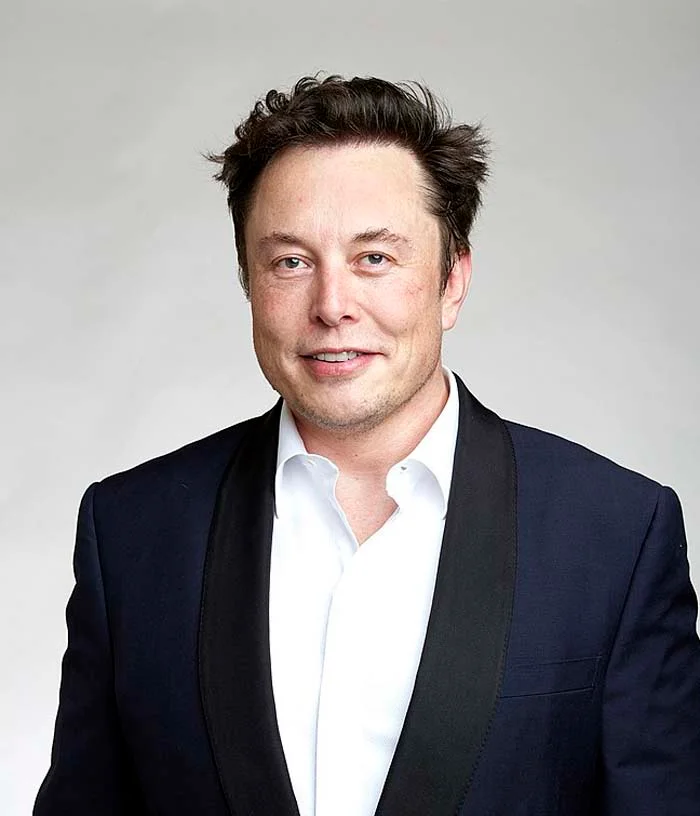
#> input picture 11223.png, 700 x 816 px, given in place of the camera
$ python face_recognition.py
#> lines starting #> are read from the running program, lines starting #| are printed output that depends on the picture; after the words box and inside, x2 and y2 are one past the last pixel; in counts of white or black regions, pixels touching at a corner belong together
#> in main, frame is the input picture: shape (816, 700, 3); mean B, G, R 144, 143.1, 146.9
import cv2

# Function for Face and Eye Detection
def detect_and_draw(img, face_cascade, eye_cascade, scale=1.0):
#> called with scale = 1
    gray = cv2.cvtColor(img, cv2.COLOR_BGR2GRAY)  # Convert image to grayscale for face detection
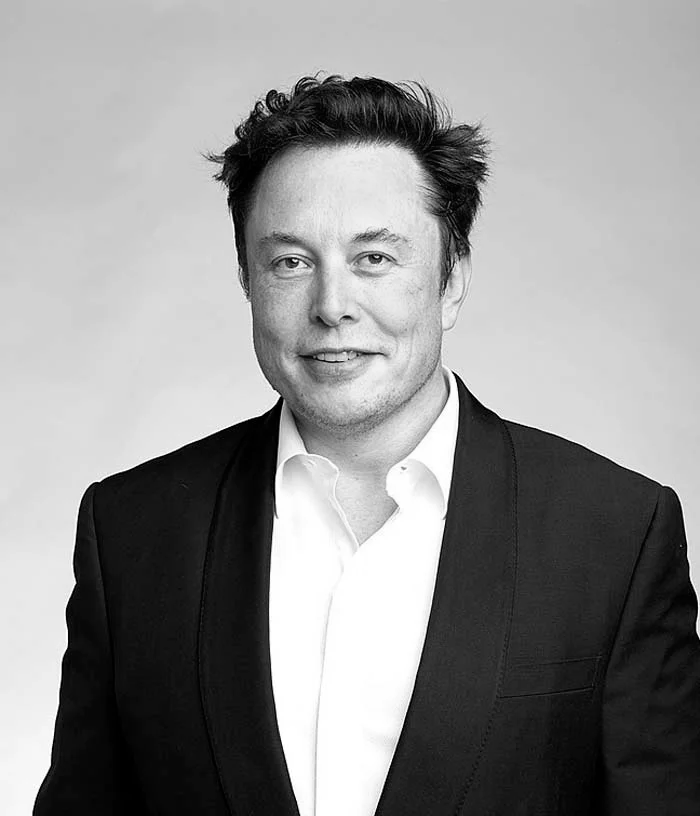
#> gray: shape (816, 700); min 0, max 255, mean 144.4
    gray = cv2.equalizeHist(gray)  # Histogram equalization to improve contrast
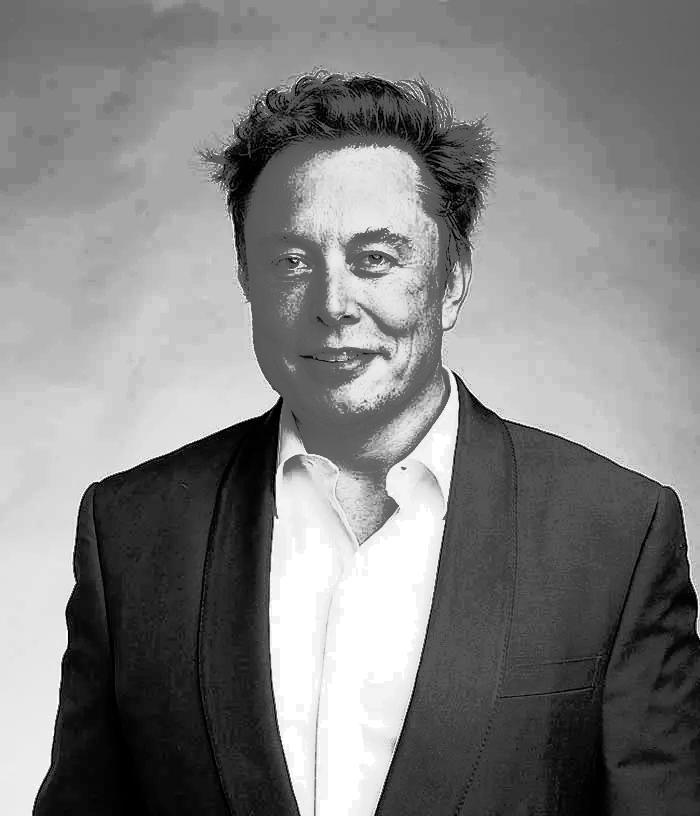
#> gray: shape (816, 700); min 0, max 255, mean 128.7

    # Detect faces
    faces = face_cascade.detectMultiScale(gray, scaleFactor=1.1, minNeighbors=5, minSize=(30, 30))
#> faces = [[220, 163, 240, 240]]

    # Loop through detected faces and search for eyes only within each face
    for (x, y, w, h) in faces:
        # Draw rectangle around the face
        cv2.rectangle(img, (x, y), (x + w, y + h), (255, 0, 0), 2)

        # Define the region of interest (ROI) for eyes, which is inside the face region
        face_roi_gray = gray[y:y + h, x:x + w]
        face_roi_color = img[y:y + h, x:x + w]

        # Detect eyes within the face region
        eyes = eye_cascade.detectMultiScale(face_roi_gray, scaleFactor=1.1, minNeighbors=3, minSize=(20, 20))

        for (ex, ey, ew, eh) in eyes:
            # Draw circles around detected eyes within the face
            center = (x + ex + ew // 2, y + ey + eh // 2)
            radius = int((ew + eh) * 0.25)
            cv2.circle(face_roi_color, center, radius, (0, 255, 0), 2)
#> this loop made 1 pass
#> (x, y, w, h, eyes) on pass 1: (220, 163, 240, 240, [[128, 74, 51, 51]])
#> pass 1, in detect_and_draw, `face_roi_gray = gray[y:y + h, x:x + w]`:
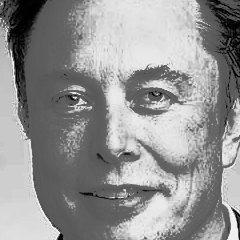
#> face_roi_gray: shape (240, 240); min 0, max 255, mean 147.7
#> pass 1, in detect_and_draw, `face_roi_color = img[y:y + h, x:x + w]`:
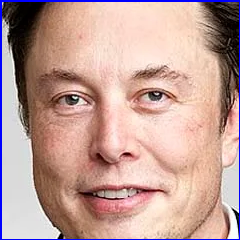
#> face_roi_color: shape (240, 240, 3); mean B, G, R 152.3, 159.6, 193.5
#> after the loop:
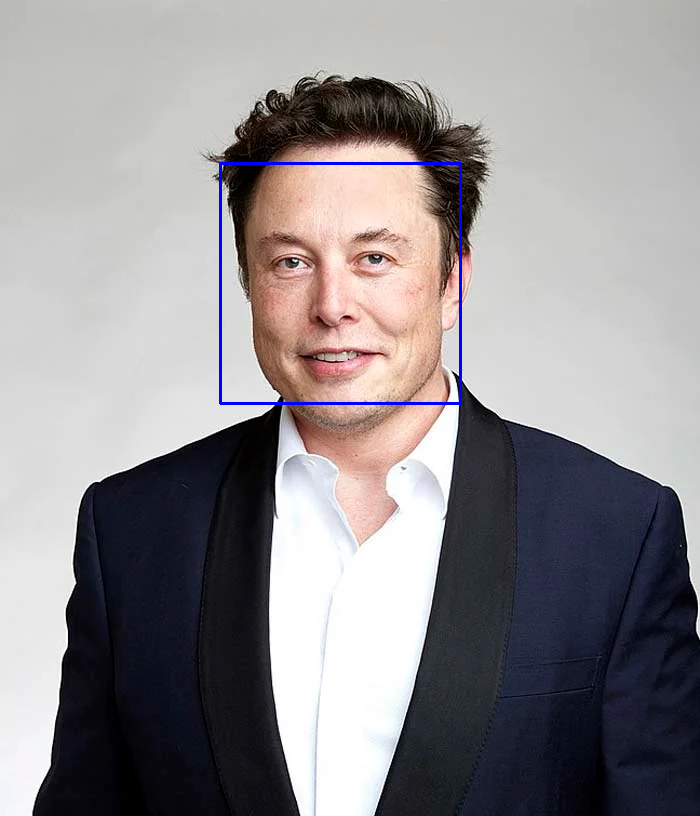
#> img: shape (816, 700, 3); 0.5% of pixels changed, all inside (x1, y1, x2, y2) = (219, 162, 462, 405)

    # Display the processed image with detected faces and eyes
    cv2.imshow("Face and Eye Detection", img)

def main():
    # Load pre-trained classifiers from OpenCV
    face_cascade = cv2.CascadeClassifier(cv2.data.haarcascades + 'haarcascade_frontalface_default.xml')
    eye_cascade = cv2.CascadeClassifier(cv2.data.haarcascades + 'haarcascade_eye.xml')

    # Capture video from the webcam (change '0' to a video file path if needed)
    cap = cv2.VideoCapture(0)

    if not cap.isOpened():
        print("Error: Could not open camera.")
        return

    print("Face Detection Started.... Press 'q' to quit.")

    # Process video frames
    while True:
        ret, frame = cap.read()
        if not ret:
            print("Error: Failed to capture image.")
            break

        detect_and_draw(frame, face_cascade, eye_cascade)  # Detect faces and draw

        # Break loop if 'q' is pressed
        if cv2.waitKey(10) & 0xFF == ord('q'):
#> (key q is pressed here)
            break

    # Release the video capture object and close all OpenCV windows
    cap.release()
    cv2.destroyAllWindows()


if __name__ == "__main__":
    main()
